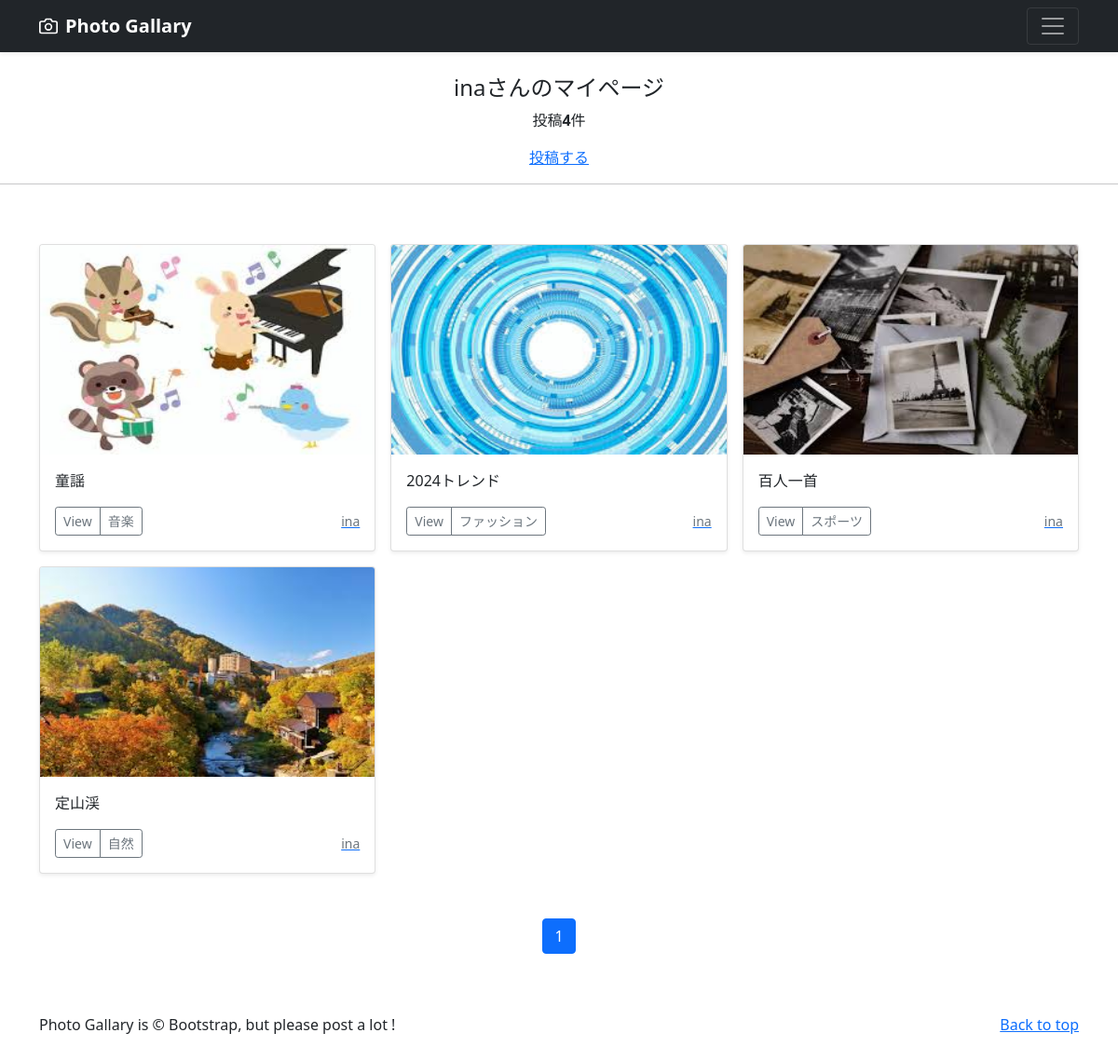
The app's page /mypage/ (signed in) with its own data.
### accounts/models.py (models this page shows)
class CustomUser(AbstractUser):
    pass

### photo/models.py (models this page shows, shortened)
class PhotoPost(models.Model):
    user=models.ForeignKey(
        CustomUser,
        verbose_name="ユーザー",
        on_delete=models.CASCADE
    )
    category= models.ForeignKey(
        Category,
        verbose_name='カテゴリ',
        on_delete=models.PROTECT
    )
    title= models.CharField(
        verbose_name='タイトル',
        max_length=200
    )
    comment = models.TextField(
        verbose_name='コメント',
        max_length=200
    )
    image1 = models.ImageField(
        verbose_name='イメージ1',
        upload_to= 'photos'
    )
    image2 = models.ImageField(
        verbose_name='イメージ2',
        upload_to= 'photos',
        blank=True,
        null=True
    )
    posted_at =models.DateTimeField(
        verbose_name='投稿日時',
        auto_now_add=True
    )

class Category(models.Model):
    title= models.CharField(
    verbose_name='カテゴリ',
    max_length=20)

### photo/views.py (the view)
# urls.py: path('mypage/',views.MypageView.as_view(),name= "mypage"),
class MypageView(ListView):
    template_name='mypage.html'
    paginate_by=9
    def get_queryset(self):
        queryset = PhotoPost.objects.filter(user=self.request.user).order_by('-posted_at')
        return queryset

### photo/templates/mypage.html (shortened to what this page needs)
{%extends 'base.html'%}
    {% block contents %}
    {% if user.is_authenticated %}
        <br>
        <div style="text-align:center">
          <h4>{{user.username}}さんのマイページ</h4>
          {% if object_list.count == 0 %}
            <p>{{user.username}}さんの投稿はありません</p>
          {% else %}
            <p>投稿<strong>{{object_list.count}}</strong>件</p>
          {% endif %}
          <a href="{% url 'photo:post' %}">投稿する</a>
        </div>
        <hr>
    {% endif %}
    {% include "photos_list.html" %}
    {% include "pagination.html" %}
    {%endblock%}

### photo/templates/base.html (shortened to what this page needs)
{% load static %}
<!doctype html>
<html lang="ja" data-bs-theme="auto">
    <link href="https://cdn.jsdelivr.net/npm/bootstrap@5.0.2/dist/css/bootstrap.min.css"
      rel="stylesheet"
>
  </head>
  <body>
    <header>
      <div class="navbar navbar-dark bg-dark shadow-sm">
        <div class="container">
          <a href="{% url 'photo:index' %}" class="navbar-brand d-flex align-items-center">
            <strong>Photo Gallary</strong>
          </a>
          <button class="navbar-toggler" type="button" data-bs-toggle="collapse" data-bs-target="#navbarHeader" aria-controls="navbarHeader" aria-expanded="false" aria-label="Toggle navigation">
            <span class="navbar-toggler-icon"></span>
          </button>
        </div>
      </div>
    </header>
    <main>
      {%block contents%}{%endblock%}
    </main>
    <footer class="text-body-secondary py-5">
      <div class="container">
        <p class="float-end mb-1"><a href={% url 'photo:index'%}>Back to top</a></p>
        <p class="mb-1">Photo Gallary is &copy; Bootstrap, but please post a lot !</p>
      </div>
    </footer>
  </body>
</html>

### photo/templates/photos_list.html (shortened to what this page needs)
  <div class="album py-5 bg-body-tertiary">
    <div class="container">
      <div class="row row-cols-1 row-cols-sm-2 row-cols-md-3 g-3">
        {%for record in object_list %}
        <div class="col">
          <div class="card shadow-sm">
            <img src={{record.image1.url}}
             class="bd-placeholder-img card-img-top"
             width="100%" height="225"
             xmlns="http://www.w3.org/2000/svg"
             role="img" aria-label="Placeholder: Thumbnail"
             preserveAspectRatio="xMidYMid slice"
             focusable="false">
             <rect width="100%" height="100%" fill="#55595c"/>
            <div class="card-body">
              <p class="card-text">
                {{record.title}}
              </p>
              <div class="d-flex justify-content-between align-items-center">
                <div class="btn-group">
                  <button type="button" class="btn btn-sm btn-outline-secondary"
                    onclick="location.href='{% url 'photo:photo_detail' record.pk %}'">
                    View
                  </button>
                  <button type="button"class="btn btn-sm btn-outline-secondary"
                    onclick="location.href='{% url 'photo:photos_cat' category=record.category.id %}'">
                    {{record.category.title}}
                  </button>
                </div>
                <a href="{% url 'photo:user_list' user=record.user.id %}">
                  <small class="text-muted">{{record.user.username}}</small>
                </a>
              </div>
            </div>
          </div>
        </div>
        {%endfor%}
      </div>
    </div>
  </div>

### photo/templates/pagination.html (shortened to what this page needs)
<ul class="pagination" style="justify-content:center">
    {%for num in page_obj.paginator.page_range%}
        {%if page_obj.number == num %}
        <li class="page-item active">
            <span class="page-link">{{num}}</spn>
        </li>
        {%else%}
        <li class="page-item">
            <a class="page-limk" href="?page={{num}}">{{num}}</a>
        </li>
        {%endif%}
    {%endfor%}
</ul>

### photo/templates/base.html (style rules this page uses)
.bd-placeholder-img { font-size: 1.125rem; text-anchor: middle; -webkit-user-select: none; -moz-user-select: none; user-select: none; }

### records on screen
CustomUser: username "ina"
PhotoPost: image1 (picture), title "童謡", category "音楽", user.username "ina"
PhotoPost: image1 (picture), title "2024トレンド", category "ファッション", user.username "ina"
PhotoPost: image1 (picture), title "百人一首", category "スポーツ", user.username "ina"
PhotoPost: image1 (picture), title "定山渓", category "自然", user.username "ina"

### other values on screen
{{ object_list.count }} "4"
{{ num }} "1"
